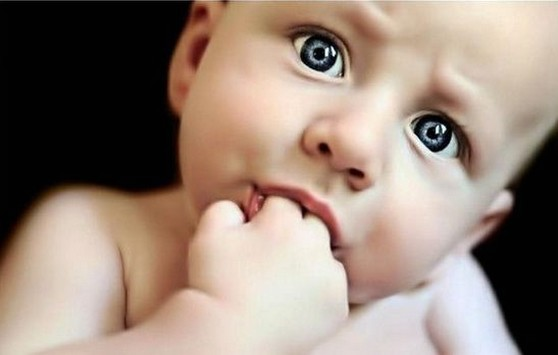
#> input picture Python Files/48_ModesAndFilters/baby.jpg, 558 x 355 px
$ python main.py
#> lines starting #> are read from the running program, lines starting #| are printed output that depends on the picture
from PIL import Image
from PIL import ImageFilter


baby = Image.open("baby.jpg")
#> baby is the input picture: PIL image 558x355 RGB; mean R, G, B 151.4, 133, 120.7
colored = baby.convert("RGB")
black_white = baby.convert("L")  # L stands for black and white
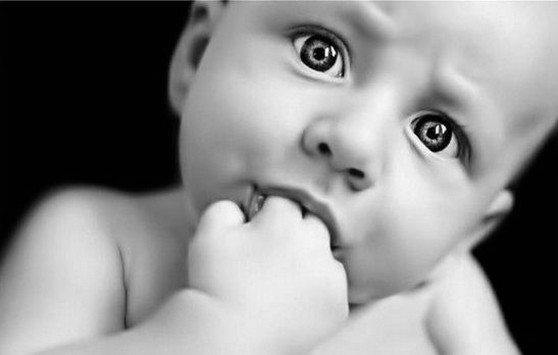
#> black_white: PIL image 558x355 L; min 0, max 255, mean 137.1
blur = baby.filter(ImageFilter.BLUR)
detail =  baby.filter(ImageFilter.DETAIL)
edges =  baby.filter(ImageFilter.FIND_EDGES)
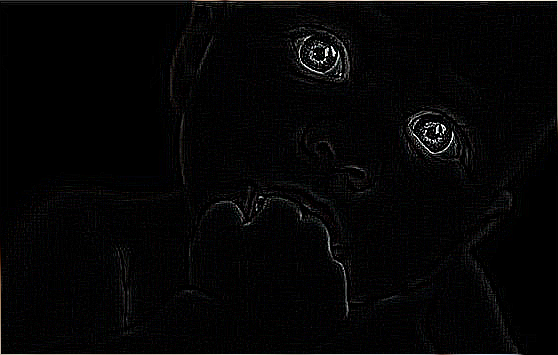
#> edges: PIL image 558x355 RGB; mean R, G, B 5.3, 5.1, 5.3


colored.show()
black_white.show()
blur.show()
detail.show()
edges.show()
